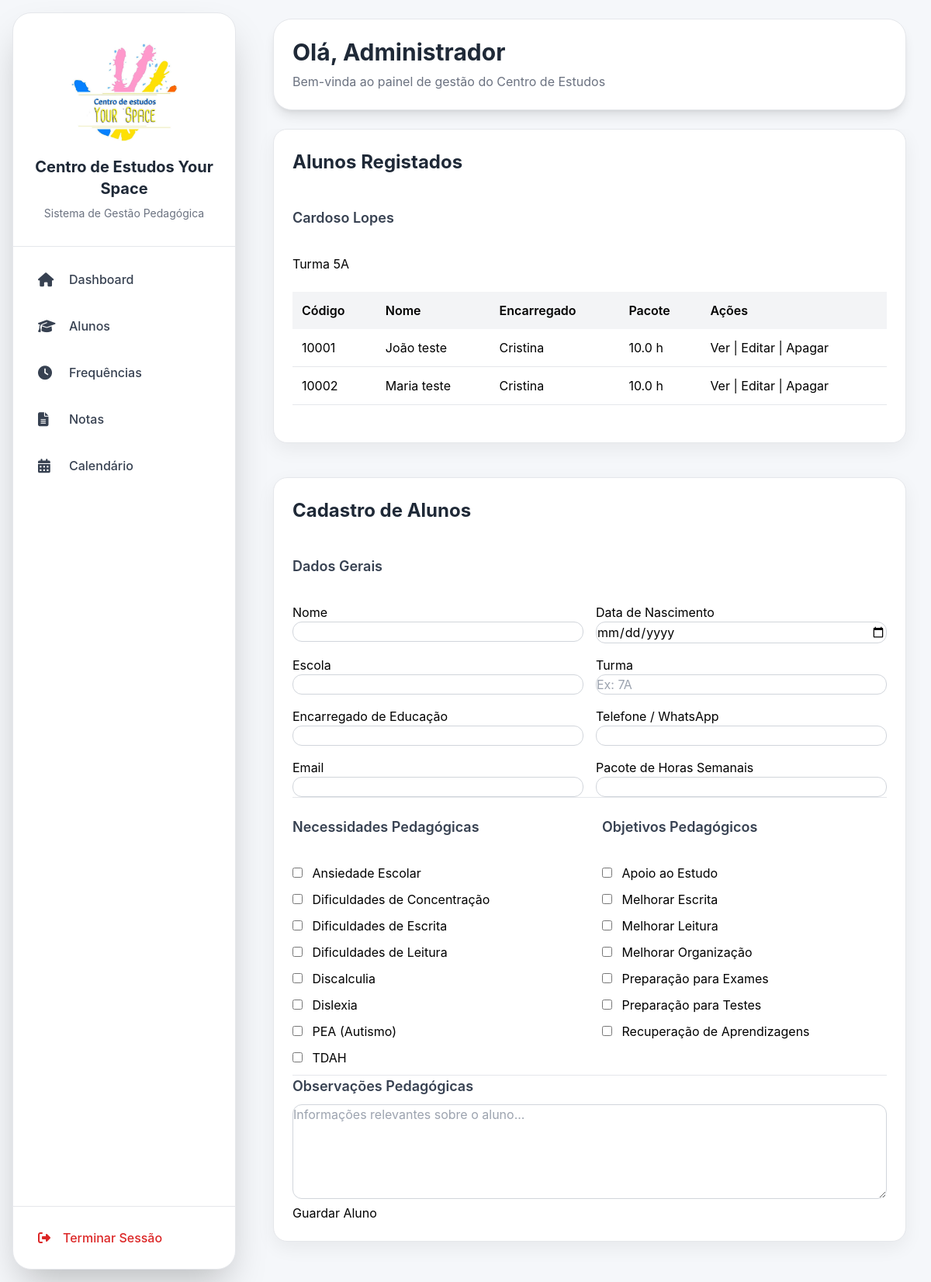
The app's page /alunos with its own data.
### models/configuracao_centro.py (models this page shows)
class ConfiguracaoCentro(db.Model):
    __tablename__ = "configuracao_centro"
    id = db.Column(
        db.Integer,
        primary_key=True
    )
    nome_centro = db.Column(
        db.String(200),
        default=""
    )
    morada = db.Column(
        db.String(300),
        default=""
    )
    codigo_postal = db.Column(
        db.String(20),
        default=""
    )
    telefone = db.Column(
        db.String(50),
        default=""
    )
    whatsapp = db.Column(
        db.String(50),
        default=""
    )
    email = db.Column(
        db.String(200),
        default=""
    )
    logo = db.Column(
        db.String(300),
        default=""
    )

### models/aluno.py (models this page shows)
class Aluno(db.Model):
    __tablename__ = "alunos"
    id = db.Column(
        db.Integer,
        primary_key=True
    )
    codigo = db.Column(
        db.String(5),
        unique=True,
        nullable=False
    )
    nome = db.Column(
        db.String(150),
        nullable=False
    )
    data_nascimento = db.Column(
        db.String(20)
    )
    escola = db.Column(
        db.String(150)
    )
    ano_escolar = db.Column(
        db.String(50)
    )
    turma = db.Column(
        db.String(100)
    )
    encarregado = db.Column(
        db.String(150),
        nullable=False
    )
    telefone = db.Column(
        db.String(30),
        nullable=False
    )
    email = db.Column(
        db.String(150)
    )
    pacote_horas = db.Column(
        db.Float,
        default=0
    )
    horas_restantes = db.Column(
        db.Float,
        default=0
    )
    ativo = db.Column(
        db.Boolean,
        default=True
    )
    observacoes_pedagogicas = db.Column(
        db.Text
    )
    necessidades = db.relationship(
        "Necessidade",
        secondary=aluno_necessidades,
        lazy="subquery",
        backref=db.backref(
            "alunos",
            lazy=True
        )
    )
    objetivos = db.relationship(
        "Objetivo",
        secondary=aluno_objetivos,
        lazy="subquery",
        backref=db.backref(
            "alunos",
            lazy=True
        )
    )
    testes = db.relationship(
        "Teste",
        backref="aluno",
        lazy=True
    )

### models/necessidade.py (models this page shows)
class Necessidade(db.Model):
    __tablename__ = "necessidades"
    id = db.Column(
        db.Integer,
        primary_key=True
    )
    nome = db.Column(
        db.String(100),
        unique=True,
        nullable=False
    )

### models/objetivo.py (models this page shows)
class Objetivo(db.Model):
    __tablename__ = "objetivos"
    id = db.Column(
        db.Integer,
        primary_key=True
    )
    nome = db.Column(
        db.String(100),
        unique=True,
        nullable=False
    )

### routes/alunos.py (the view, shortened to what this page needs)
@alunos_bp.route("/alunos", methods=["GET", "POST"])
def listar_alunos():
    if (
        session.get("perfil") == "colaborador"
        and request.method == "POST"
    ):
        return render_template(
            "acesso_negado.html"
        )
    alunos = Aluno.query.all()
    alunos = sorted(
        alunos,
        key=lambda aluno: (
            texto_normalizado(aluno.escola) or "sem escola",
            texto_normalizado(aluno.turma) or "sem turma",
            texto_normalizado(aluno.nome).split(" ")[0],
            texto_normalizado(aluno.nome)
        )
    )
    alunos_agrupados = {}
    for aluno in alunos:
        escola = (
            aluno.escola.strip()
            if aluno.escola and aluno.escola.strip()
            else "Sem Escola"
        )
        turma = (
            aluno.turma.strip()
            if aluno.turma and aluno.turma.strip()
            else "Sem Turma"
        )
        if escola not in alunos_agrupados:
            alunos_agrupados[escola] = {}
        if turma not in alunos_agrupados[escola]:
            alunos_agrupados[escola][turma] = []
        alunos_agrupados[escola][turma].append(
            aluno
        )
    necessidades = Necessidade.query.order_by(
        Necessidade.nome
    ).all()
    objetivos = Objetivo.query.order_by(
        Objetivo.nome
    ).all()
    return render_template(
        "alunos.html",
        alunos=alunos,
        alunos_agrupados=alunos_agrupados,
        necessidades=necessidades,
        objetivos=objetivos
    )

### app.py (called while the page is built)
@app.context_processor
def inject_configuracao():
    configuracao = ConfiguracaoCentro.query.first()
    return dict(
        configuracao_global=configuracao
    )

### routes/alunos.py (called while the page is built)
def texto_normalizado(valor):
    return str(
        valor or ""
    ).strip().lower()

### templates/alunos.html (shortened to what this page needs)
{% extends "base.html" %}
{% block conteudo %}
<div class="card">
    <h2>Alunos Registados</h2>
    <br>
    {% if alunos_agrupados %}
        {% for escola, turmas in alunos_agrupados.items() %}
            <h3>{{ escola }}</h3>
            <br>
            {% for turma, alunos_turma in turmas.items() %}
                <h4>Turma {{ turma }}</h4>
                <br>
                <table>
                    <thead>
                        <tr>
                            <th>Código</th>
                            <th>Nome</th>
                            <th>Encarregado</th>
                            <th>Pacote</th>
                            <th>Ações</th>
                        </tr>
                    </thead>
                    <tbody>
                    {% for aluno in alunos_turma %}
                        <tr>
                            <td>{{ aluno.codigo }}</td>
                            <td>{{ aluno.nome }}</td>
                            <td>{{ aluno.encarregado }}</td>
                            <td>{{ aluno.pacote_horas }} h</td>
                            <td>
                                <a href="/alunos/ver/{{ aluno.id }}">
                                    Ver
                                </a>
                                |
                                <a href="/alunos/editar/{{ aluno.id }}">
                                    Editar
                                </a>
                                |
                                <a
                                    href="/alunos/apagar/{{ aluno.id }}"
                                    onclick="return confirm('Tem a certeza que deseja eliminar este aluno?')"
                                >
                                    Apagar
                                </a>
                            </td>
                        </tr>
                    {% endfor %}
                    </tbody>
                </table>
                <br>
            {% endfor %}
        {% endfor %}
    {% else %}
        <p>Não existem alunos registados.</p>
    {% endif %}
</div>
<br>
<div class="card">
    <h2>Cadastro de Alunos</h2>
    <br>
    <form method="POST">
        <h3>Dados Gerais</h3>
<br>
<div class="grid grid-cols-1 md:grid-cols-2 gap-4">
    <div>
        <p>Nome</p>
        <input type="text" name="nome" required>
    </div>
    <div>
        <p>Data de Nascimento</p>
        <input type="date" name="data_nascimento">
    </div>
    <div>
        <p>Escola</p>
        <input type="text" name="escola">
    </div>
    <div>
        <p>Turma</p>
        <input
            type="text"
            name="turma"
            placeholder="Ex: 7A"
        >
    </div>
    <div>
        <p>Encarregado de Educação</p>
        <input type="text" name="encarregado" required>
    </div>
    <div>
        <p>Telefone / WhatsApp</p>
        <input type="text" name="telefone" required>
    </div>
    <div>
        <p>Email</p>
        <input type="email" name="email">
    </div>
    <div>
        <p>Pacote de Horas Semanais</p>
        <input type="number" step="0.5" name="pacote_horas">
    </div>
</div>
<hr>
<div class="grid grid-cols-1 md:grid-cols-2 gap-8 mt-6">
    <div>
        <h3>Necessidades Pedagógicas</h3>
        <br>
        {% for necessidade in necessidades %}
            <label style="display:block;margin-bottom:10px;">
                <input
                    type="checkbox"
                    name="necessidades"
                    value="{{ necessidade.id }}"
                    style="width:auto;margin-right:8px;"
                >
                {{ necessidade.nome }}
            </label>
        {% endfor %}
    </div>
    <div>
        <h3>Objetivos Pedagógicos</h3>
        <br>
        {% for objetivo in objetivos %}
            <label style="display:block;margin-bottom:10px;">
                <input
                    type="checkbox"
                    name="objetivos"
                    value="{{ objetivo.id }}"
                    style="width:auto;margin-right:8px;"
                >
                {{ objetivo.nome }}
            </label>
        {% endfor %}
    </div>
</div>
<hr>
<h3>Observações Pedagógicas</h3>
<textarea
    name="observacoes_pedagogicas"
    rows="5"
    placeholder="Informações relevantes sobre o aluno..."
></textarea>
<br>
<button type="submit">
    Guardar Aluno
</button>
    </form>
</div>
{% endblock %}

### templates/base.html (shortened to what this page needs)
<!DOCTYPE html>
<html lang="pt">
<head>
    <script src="https://cdn.tailwindcss.com"></script>
    <link rel="stylesheet"
          href="https://cdnjs.cloudflare.com/ajax/libs/font-awesome/6.4.0/css/all.min.css">
</head>
<body class="flex h-screen overflow-hidden">
    <div class="w-72 bg-white flex flex-col justify-between m-4 rounded-3xl shadow-2xl border border-gray-200">
        <div>
            <div class="px-6 py-8 border-b border-gray-200 text-center">
    {% if configuracao_global and configuracao_global.logo %}
        <img
            src="{{ url_for('static', filename='logos/' + configuracao_global.logo) }}"
            alt="Logótipo"
            style="
                width:140px;
                height:140px;
                object-fit:contain;
                margin:0 auto 12px auto;
            "
        >
    {% endif %}
    <h1 class="text-xl font-bold text-gray-800">
        {% if configuracao_global and configuracao_global.nome_centro %}
            {{ configuracao_global.nome_centro }}
        {% else %}
            Centro de Estudos
        {% endif %}
    </h1>
    <p class="text-sm text-gray-500 mt-2">
        Sistema de Gestão Pedagógica
    </p>
</div>
            <nav class="p-4 space-y-2">
                <a href="/"
                   class="flex items-center gap-4 px-4 py-3 rounded-2xl text-gray-700 hover:bg-blue-50 hover:text-blue-700 transition-all">
                    <i class="fa-solid fa-house text-lg w-6"></i>
                    <span class="font-medium text-base">Dashboard</span>
                </a>
                <a href="/alunos"
                   class="flex items-center gap-4 px-4 py-3 rounded-2xl text-gray-700 hover:bg-blue-50 hover:text-blue-700 transition-all">
                    <i class="fa-solid fa-graduation-cap text-lg w-6"></i>
                    <span class="font-medium text-base">Alunos</span>
                </a>
                <a href="/frequencias"
                   class="flex items-center gap-4 px-4 py-3 rounded-2xl text-gray-700 hover:bg-blue-50 hover:text-blue-700 transition-all">
                    <i class="fa-solid fa-clock text-lg w-6"></i>
                    <span class="font-medium text-base">Frequências</span>
                </a>
                <a href="/notas"
                   class="flex items-center gap-4 px-4 py-3 rounded-2xl text-gray-700 hover:bg-blue-50 hover:text-blue-700 transition-all">
                    <i class="fa-solid fa-file-lines text-lg w-6"></i>
                    <span class="font-medium text-base">Notas</span>
                </a>
                <a href="/calendario"
                   class="flex items-center gap-4 px-4 py-3 rounded-2xl text-gray-700 hover:bg-blue-50 hover:text-blue-700 transition-all">
                    <i class="fa-solid fa-calendar-days text-lg w-6"></i>
                    <span class="font-medium text-base">Calendário</span>
                </a>
            </nav>
        </div>
        <div class="p-4 border-t border-gray-200">
            <a href="{{ url_for('logout') }}"
               class="flex items-center gap-4 px-4 py-3 rounded-2xl text-red-600 hover:bg-red-50 transition-all">
                <i class="fa-solid fa-right-from-bracket"></i>
                <span class="font-medium">
                    Terminar Sessão
                </span>
            </a>
        </div>
    </div>
    <div class="flex-1 flex flex-col overflow-hidden">
        <header class="px-8 py-6">
            <div class="bg-white rounded-3xl shadow-lg p-6 border border-gray-200">
                <h2 class="text-3xl font-bold text-gray-800">
                    Olá, {{ session.get('nome', 'Administrador') }}
                </h2>
                <p class="text-gray-500 mt-2">
                    Bem-vinda ao painel de gestão do Centro de Estudos
                </p>
            </div>
        </header>
        <main class="flex-1 overflow-y-auto px-8 pb-8">
            {% block conteudo %}
            {% endblock %}
        </main>
    </div>
</body>
</html>

### templates/base.html (style rules this page uses)
body { background:#f5f7fa; font-family:'Inter',sans-serif; }
.card { background:white; border-radius:18px; padding:24px; box-shadow:0 8px 24px rgba(0,0,0,0.06); margin-bottom:20px; border:1px solid #e5e7eb; }
.card h2 { font-size:24px; font-weight:700; margin-bottom:16px; color:#1f2937; }
.card h3 { font-size:18px; font-weight:600; margin-bottom:10px; color:#374151; }
input, select, textarea { width:100%; padding:12px; border:1px solid #d1d5db; border-radius:12px; margin-bottom:12px; background:white; }
button { background:#2563eb; color:white; border:none; padding:12px 20px; border-radius:12px; cursor:pointer; font-weight:600; }
table { width:100%; border-collapse:collapse; background:white; }
th { text-align:left; background:#f3f4f6; padding:12px; font-weight:600; }
td { padding:12px; border-bottom:1px solid #e5e7eb; }
a { text-decoration:none; }
hr { margin:24px 0; border:none; border-top:1px solid #e5e7eb; }

### records on screen
ConfiguracaoCentro: logo (picture), nome_centro "Centro de Estudos Your Space"
Aluno: escola "Cardoso Lopes", turma "5A", codigo "10001", nome "João teste", encarregado "Cristina", pacote_horas "10.0"
Aluno: codigo "10002", nome "Maria teste", encarregado "Cristina", pacote_horas "10.0"
Necessidade: nome "Ansiedade Escolar"
Necessidade: nome "Dificuldades de Concentração"
Necessidade: nome "Dificuldades de Escrita"
Necessidade: nome "Dificuldades de Leitura"
Necessidade: nome "Discalculia"
Necessidade: nome "Dislexia"
Necessidade: nome "PEA (Autismo)"
Necessidade: nome "TDAH"
Objetivo: nome "Apoio ao Estudo"
Objetivo: nome "Melhorar Escrita"
Objetivo: nome "Melhorar Leitura"
Objetivo: nome "Melhorar Organização"
Objetivo: nome "Preparação para Exames"
Objetivo: nome "Preparação para Testes"
Objetivo: nome "Recuperação de Aprendizagens"

### other values on screen
{{ session.get('nome', 'Administrador') }} "Administrador"
